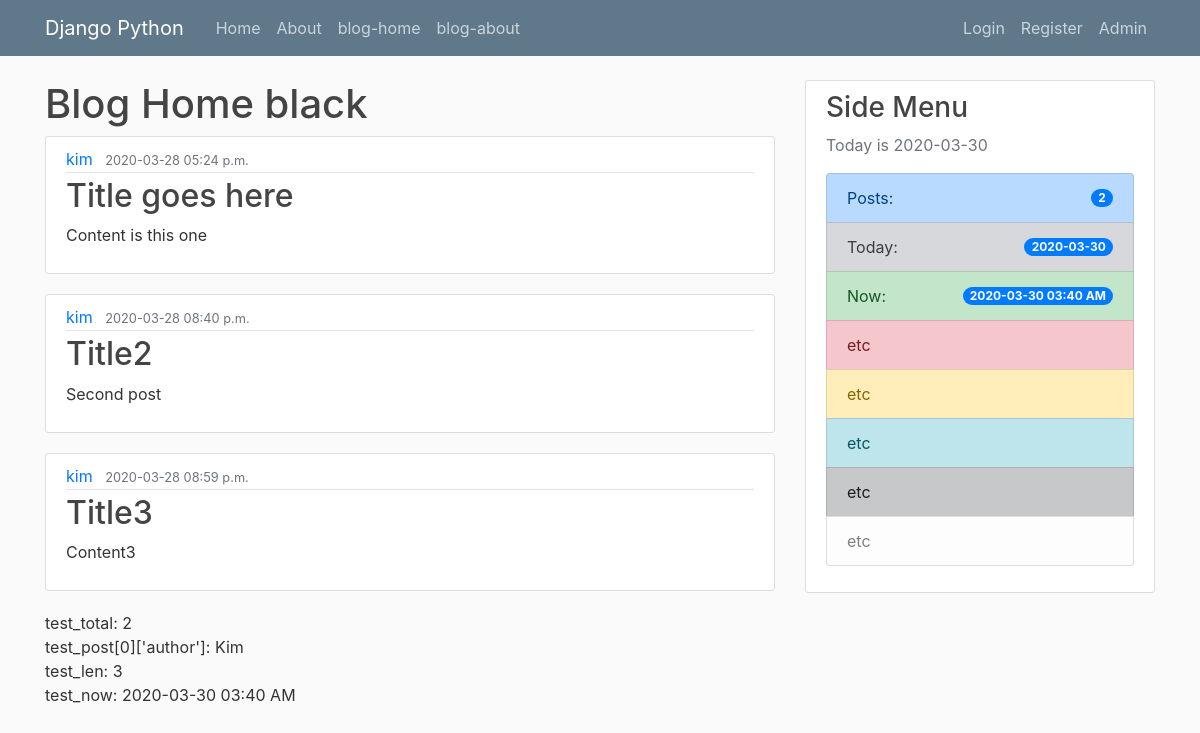
The page / on the database its author committed.
### blog/models.py (models this page shows, shortened)
class Post(models.Model):
    title = models.CharField(max_length=256)
    content = models.TextField()
    author = models.ForeignKey(User, on_delete=models.CASCADE)
    date_created = models.DateTimeField(auto_now_add=True)
    date_modified = models.DateTimeField(auto_now=True)
    date_posted = models.DateTimeField(default=timezone.now)

### blog/views.py (the view)
# urls.py: path('', views.home, name='blog-home'),
def home(request):
    context = {
        'title': 'Title from context',
        'posts': Post.objects.all(),
        'today': date.today().strftime("%Y-%m-%d"),
        'now': datetime.now().strftime("%Y-%m-%d %H:%M %p"),
        'total': len(posts),
        'test_total': len(posts),
        'test_post': posts[0]['author'],
        'test_len': len(Post.objects.all()),
        'test_now': datetime.now().strftime("%Y-%m-%d %I:%M %p")
    }
    return render(request, 'blog/home.html', context=context)

### blog/templates/blog/home.html
{% extends "blog/base.html" %}
{% block content %}
    <h1>Blog Home black</h1>
    {% for post in posts %}
        <article class="media content-section">
          <div class="media-body">
            <div class="article-metadata">
              <a class="mr-2" href="#">{{ post.author }}</a>
              <small class="text-muted">{{ post.date_posted | date:"Y-m-d h:i a" }}</small>
            </div>
            <h2><a class="article-title" href="#">{{ post.title }}</a></h2>
            <p class="article-content">{{ post.content }}</p>
          </div>
        </article>
    {% endfor %}
    test_total:                 {{ test_total }} </br>
    test_post[0]['author']:     {{ test_post }} </br>
    test_len:                   {{ test_len }} </br>
    test_now:                   {{ test_now }} </br>
{% endblock content %}

### blog/templates/blog/base.html (shortened to what this page needs)
{% load static %}
<!DOCTYPE html>
<html lang="en">
<head>
    <link rel="stylesheet" href="https://stackpath.bootstrapcdn.com/bootstrap/4.3.1/css/bootstrap.min.css">
    <link rel="stylesheet" type="text/css" href="{% static 'blog/main.css' %}">
</head>
<body>
<header class="site-header">
  <nav class="navbar navbar-expand-md navbar-dark bg-steel fixed-top">
    <div class="container">
      <a class="navbar-brand mr-4" href="/">Django Python</a>
      <div class="collapse navbar-collapse" id="navbarToggle">
        <div class="navbar-nav mr-auto">
            <a class="nav-item nav-link" href="/">Home</a>
            <a class="nav-item nav-link" href="/about">About</a>
            <a class="nav-item nav-link" href="{% url 'blog-home' %}">blog-home</a>
            <a class="nav-item nav-link" href="{% url 'blog-about' %}">blog-about</a>
        </div>
        <div class="navbar-nav">
            {% if user.is_authenticated %}
                <a class="nav-item nav-link" href="/profile">My Profile</a>
                <a class="nav-item nav-link" href="/logout">Logout</a>
            {% else %}
                <a class="nav-item nav-link" href="/login">Login</a>
                <a class="nav-item nav-link" href="/register">Register</a>
            {% endif %}
            <a class="nav-item nav-link" href="/admin">Admin</a>
        </div>
      </div>
    </div>
  </nav>
</header>
<main role="main" class="container">
  <div class="row">
    <div class="col-md-8">
        {% block content %}{% endblock %}
    </div>
    <div class="col-md-4">
      <div class="content-section">
        <h3>Side Menu</h3>
        <p class='text-muted'>Today is {{ today }}
          <ul class="list-group">
            <li class="list-group-item list-group-item-action d-flex justify-content-between align-items-center list-group-item-primary">Posts: <span class="badge badge-primary badge-pill">{{ total }}</span></li>
            <li class="list-group-item list-group-item-action d-flex justify-content-between align-items-center list-group-item-secondary">Today: <span class="badge badge-primary badge-pill">{{ today }}</span></li>
            <li class="list-group-item list-group-item-action d-flex justify-content-between align-items-center list-group-item-success">Now: <span class="badge badge-primary badge-pill">{{ now }}</span></li>
            <li class="list-group-item list-group-item-action list-group-item-danger">etc</li>
            <li class="list-group-item list-group-item-action list-group-item-warning">etc</li>
            <li class="list-group-item list-group-item-action list-group-item-info">etc</li>
            <li class="list-group-item list-group-item-action list-group-item-dark">etc</li>
            <li class="list-group-item list-group-item-action list-group-item-light">etc</li>
          </ul>
        </p>
      </div>
    </div>
  </div>
</main>
</body>
</html>

### blog/static/blog/main.css (style rules this page uses)
body { background: #fafafa; color: #333333; margin-top: 5rem; }
h1, h2, h3, h4, h5, h6 { color: #444444; }
ul { margin: 0; }
.bg-steel { background-color: #5f788a; }
.site-header .navbar-nav .nav-link { color: #cbd5db; }
.content-section { background: #ffffff; padding: 10px 20px; border: 1px solid #dddddd; border-radius: 3px; margin-bottom: 20px; }
.article-title { color: #444444; }
.article-content { white-space: pre-line; }
.article-metadata { padding-bottom: 1px; margin-bottom: 4px; border-bottom: 1px solid #e3e3e3 }

### rows shown on the page
Post: author "kim", date_posted "2020-03-28 05:24 p.m.", title "Title goes here", content "Content is this one"
Post: author "kim", date_posted "2020-03-28 08:40 p.m.", title "Title2", content "Second post"
Post: author "kim", date_posted "2020-03-28 08:59 p.m.", title "Title3", content "Content3"

### other values the page prints
{{ test_total }} "2"
{{ test_post }} "Kim"
{{ test_len }} "3"
{{ test_now }} "2020-03-30 03:40 AM"
{{ total }} "2"
